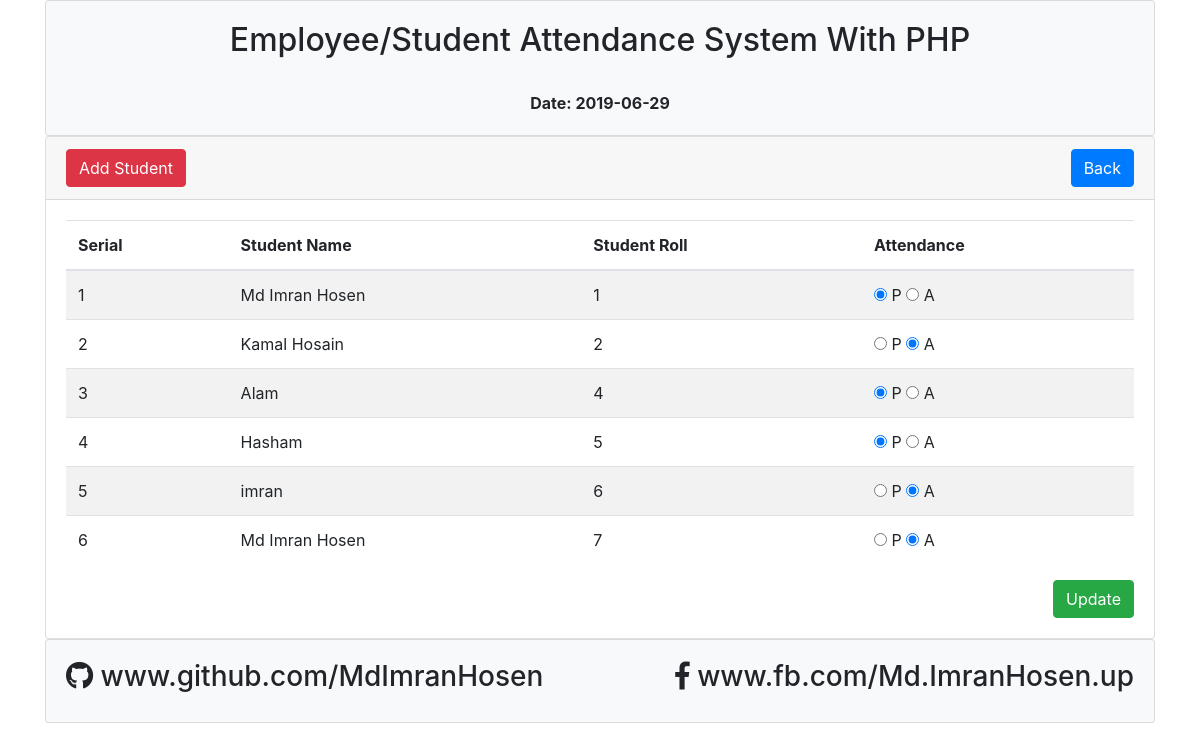
Screenshot of /student_view.php?dt=2019-06-29 with the database file from the repository.
### tables this page shows
CREATE TABLE `tbl_students` (
  `id` int(11) NOT NULL,
  `name` varchar(255) DEFAULT NULL,
  `roll_number` int(11) NOT NULL,
  `date_time` timestamp NOT NULL DEFAULT CURRENT_TIMESTAMP
);

CREATE TABLE `tbl_attendance` (
  `id` int(11) NOT NULL,
  `roll_number` int(11) DEFAULT NULL,
  `attend` varchar(255) DEFAULT NULL,
  `attend_time` date NOT NULL
);

### lib/Database.php (called while the page is built, shortened)
<?php
Class Database{
 public $host   = DB_HOST;
 public $user   = DB_USER;
 public $pass   = DB_PASS;
 public $dbname = DB_NAME;
 public $link;
private function connectDB(){
 $this->link = new mysqli($this->host, $this->user, $this->pass,
  $this->dbname);
 }
public function select($query){
  $result = $this->link->query($query) or
   die($this->link->error.__LINE__);
  if($result->num_rows > 0){
    return $result;
  } else {
    return false;
  }
 }
}

### classes/Student.php (called while the page is built, shortened)
<?php
$filepath = realpath(dirname(__FILE__));
  include_once ($filepath.'/../lib/Database.php');
class Student{
	private $db;
	public function __construct()
	{
		$this->db = new Database();
	}
  public function getStudentDataByDate($dt){
    $dt = mysqli_real_escape_string($this->db->link, $dt);
    $sql = "SELECT tbl_students.name,tbl_attendance.* FROM tbl_students INNER JOIN tbl_attendance ON tbl_students.roll_number = tbl_attendance.roll_number WHERE tbl_attendance.attend_time = '$dt'";
    $result = $this->db->select($sql);
    return $result;
  }
}

### student_view.php (the view, shortened to what this page needs)
<?php include "inc/header.php"; ?>
<div class="card">
  <div class="card-header">
    <a href="#" data-toggle="modal" data-target="#exampleModal" class="btn btn-danger">Add Student</a>
    <a href="date_view.php" class="btn btn-primary float-right">Back</a>
  </div>
  <div class="card-body">
    <form id="attend" action="" method="post">
    <table class="table table-striped">
      <thead>
        <tr>
        <th>Serial</th>
        <th>Student Name</th>
        <th>Student Roll</th>
        <th>Attendance</th>
      </tr>
      </thead>
      <tbody>
            <?php
                $get_student = $std->getStudentDataByDate($dt);
                if($get_student){
                  $i = 0;
                  while ($result = $get_student->fetch_assoc()) {
                   $i++;
            ?>
        <tr>
          <td><?php echo $i; ?></td>
          <td><?php echo $result['name']; ?></td>
          <td><?php echo $result['roll_number']; ?></td>
          <td>
            <input type="radio" name="attendace[<?php echo $result['roll_number']; ?>]" value="present" <?php if($result['attend'] == "present"){ echo "checked"; } ?> > P
            <input type="radio" name="attendace[<?php echo $result['roll_number']; ?>]" value="absent" <?php if($result['attend'] == "absent"){ echo "checked"; } ?> > A
          </td>
        </tr>
        <?php } }else{
          echo "No Data Avables";
        } ?>
      </tbody>
    </table>
     <button type="submit" name="attendUpdate" class="btn btn-success float-right">Update</button>
  </form>
  </div>
</div>
<?php  include "inc/footer.php"; ?>

### rows the page displays
tbl_students: name "Md Imran Hosen", tbl_attendance.roll_number "1"
tbl_attendance: attend "☑"
tbl_students: name "Kamal Hosain", tbl_attendance.roll_number "2"
tbl_attendance: attend "☑"
tbl_students: name "Alam", tbl_attendance.roll_number "4"
tbl_attendance: attend "☑"
tbl_students: name "Hasham", tbl_attendance.roll_number "5"
tbl_attendance: attend "☑"
tbl_students: name "imran", tbl_attendance.roll_number "6"
tbl_attendance: attend "☑"
tbl_students: name "Md Imran Hosen", tbl_attendance.roll_number "7"
tbl_attendance: attend "☑"

### other values shown
$dt "2019-06-29"
